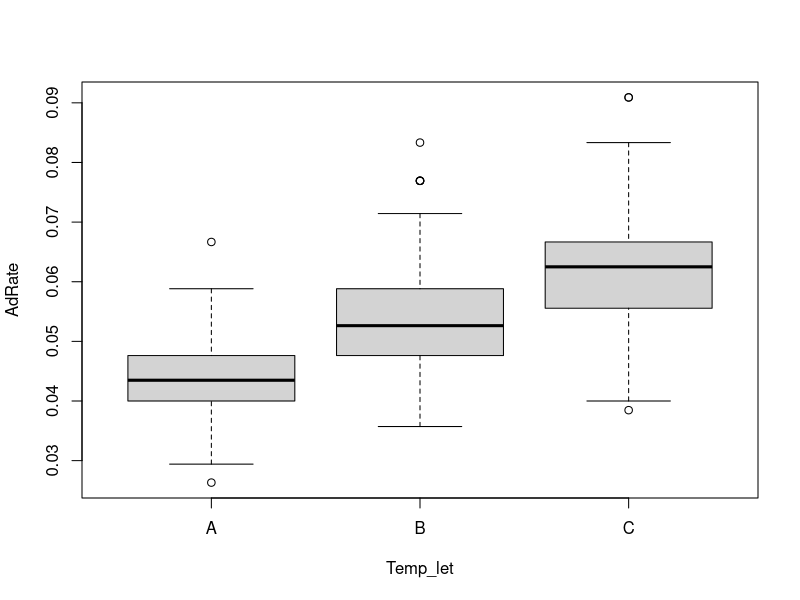
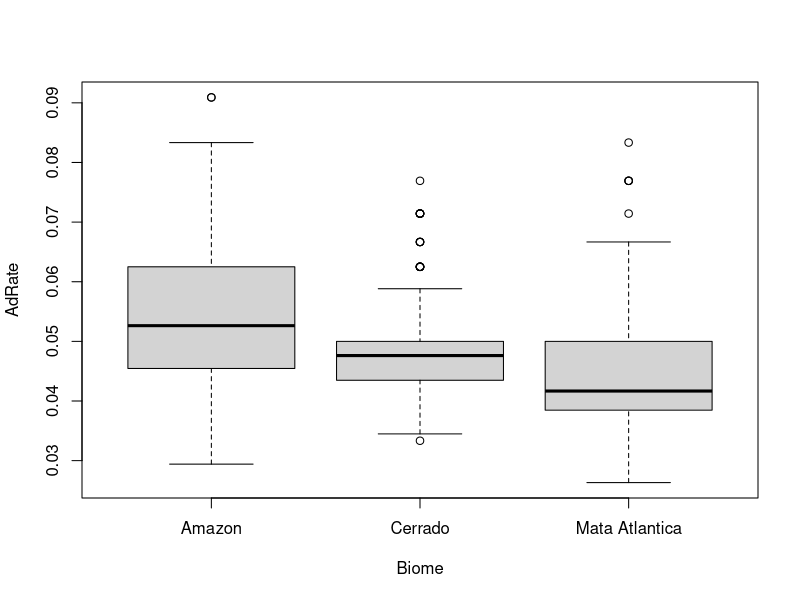
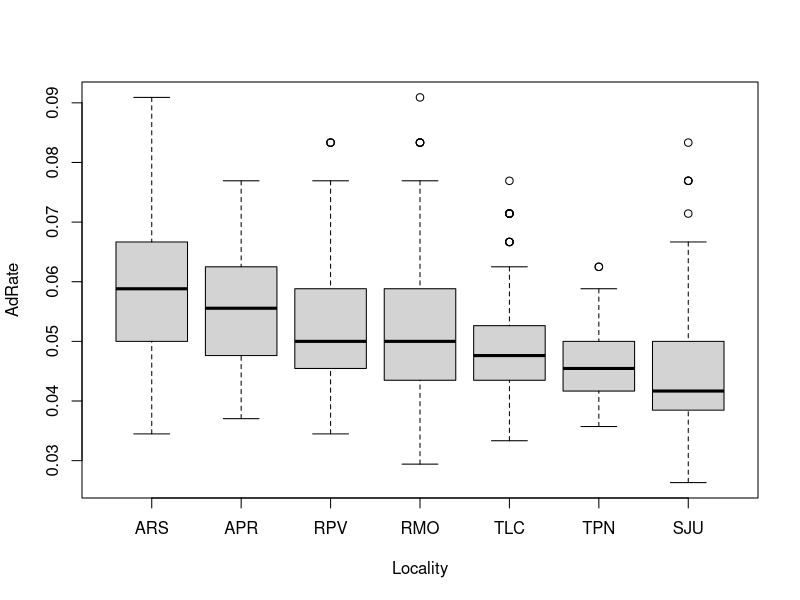

Recreate these plots in R, in order. (Note: this script raises an error after producing the figures.)
## ---- chunk 1
knitr::opts_chunk$set(echo = TRUE)

setwd("C:/Users/vmc04/Documents/GitHub/wingproj/lifehist")
lifehistshort<-read.csv("2017_10_18 Life history shortened.csv", header=TRUE)
lifehistshort$Locality=factor(lifehistshort$Locality, c("ARS","APR","RPV","RMO","TLC","TPN","SJU"))


##nested design in r
boxplot(AdRate~Temp_let, data=lifehistshort)
boxplot(AdRate~Biome, data=lifehistshort)
boxplot(AdRate~Locality, data=lifehistshort)

dotplot(AdRate~Locality|Biome, data=lifehistshort)

res1<-lm(AdRate~ Biome + Biome/Locality, data=lifehistshort)
anova(res1)
TukeyHSD(aov(res1), "Biome")
TukeyHSD(aov(res1), "Biome:Locality")

## effect of temp on proportion surviving by sex and location
lifetot<-read.csv("2017_10_19 Life hist totals for proportion  survived from temp.csv", header=TRUE)
lifetot$Total<-lifetot$Female+lifetot$Male+lifetot$Died
lifetot$PerFem<-lifetot$Female/lifetot$Total
lifetot$PerMal<-lifetot$Male/lifetot$Total
lifetot$Alive<-lifetot$Male+lifetot$Female

table( lifehistshort$Temp_let, lifehistshort$Sex1)
prop.test(table(lifehistshort$Temp_let, lifehistshort$Sex1), correct=FALSE)
#prop.test(table(lifehistshort$Temp_num, lifehistshort$Sex1), correct=FALSE)

table( lifehistshort$Locality, lifehistshort$Sex1)
prop.test(table(lifehistshort$Locality, lifehistshort$Sex1), correct=FALSE)

#library(MASS)
#survtab<-xtabs(Death_stat~Locality+Temp_let, data=lifehistshort)
#loglm(~Locality+Temp_let,survtab)

library(gmodels)
#make separate table
lifecont<-subset(lifehistshort, select=c(5,7,17) )
#CrossTable(lifehistshort$Death_stat, lifehistshort$Temp_let, chisq=TRUE)
#CrossTable(lifetot$Locality, lifetot$Temp, chisq=TRUE)

###WORKS FOR 3 WAY CONTINGENCY
lifecont1<-read.csv("2017_10_19 Life hist totals for proportion  survived from temp1.csv",header=TRUE)
class(lifecont1)
library(dplyr)
### Specify the order of factor levels
### Otherwise, R will alphabetize them
data=mutate(lifecont1, Locality=factor(Locality, levels=unique(Locality)),
            Temperature=factor(Temperature, levels=unique(Temperature)),
            Status=factor(Status, levels=unique(Status)))

data.xtabs=xtabs(Count~Locality+Temperature+Status, data=data)
ftable(data.xtabs)
mantelhaen.test(data.xtabs)

lifecont2<-lifecont1
lifecont2$Biome= ifelse(lifecont2$Locality=="ARS" | "APR", "Amazon", "Mata Atlantica")      
data=mutate(lifecont1, Locality=factor(Locality, levels=unique(Locality)),
            Temperature=factor(Temperature, levels=unique(Temperature)),
            Status=factor(Status, levels=unique(Status)))

data.xtabs=xtabs(Count~Locality+Temperature+Status, data=data)
ftable(data.xtabs)
mantelhaen.test(data.xtabs)
#ind fisher exact tests
#n=dim(data.xtabs)[3]
#for(i in 1:n){
#   Name = dimnames(data.xtabs)[3]$Locality[i]
#   P.value = fisher.test(data.xtabs[,,i])$p.value
#   cat(Name, "\n")
#   cat("Fisher test p-value: ", P.value, "\n")
#   cat("\n")
#  } #insufficient workspace even at 2e6




##glmm
#from Nakagawa et al 2013
library(lme4)
# Fit null model without fixed effects (but including all random effects)
mod_adrate0<-glmer(AdRate~1+(1|Biome)+(1|State), family=binomial, data=lifehistshort)
summary(mod_adrate0)

##body size
#null
mod_wing0<-lmer(Wing.length..mm.~1+(1|Biome)+(1|State), data=lifehistshort)
summary(mod_wing0)
#full
mod_wingf<-lmer(Wing.length..mm.~Sex+Temp_let+Locality+(1|Biome)+(1|State), data=lifehistshort)
summary(mod_wingf)

# AIC and BIC needs to be calcualted with ML not REML in body size models
m0wing <- lmer(Wing.length..mm.~1+(1|Biome)+(1|State), data = lifehistshort, REML = FALSE)
m1wing <- lmer(Wing.length..mm.~Temp_let+(1|Biome)+(1|State), data = lifehistshort, REML = FALSE)
m2wing <- lmer(Wing.length..mm.~Temp_let+Locality+(1|Biome)+(1|State), data = lifehistshort, REML = FALSE)
mFwing <- lmer(Wing.length..mm.~Sex+Temp_let+Locality+(1|Biome)+(1|State), data = lifehistshort, REML = FALSE)

summary(m0wing)
summary(mFwing)
model_wingAIC<-AIC(m0wing,m1wing,m2wing,mFwing)
print(model_wingAIC)

Data <- read.csv("mee3261-sup-0001-DataS1.csv")
m0 <- lmer(BodyL ~ 1 + (1 | Population) + (1 | Container), data = Data)

# Fit alternative model including fixed and all random effects
mF <- lmer(BodyL ~ Sex + Treatment + Habitat + (1 | Population) + (1 | Container), data = Data)

# View model fits for both models
summary(m0)
summary(mF)
m0ML <- lmer(BodyL ~ 1 + (1 | Population) + (1 | Container), data = Data, REML = FALSE)
mFML <- lmer(BodyL ~ Sex + Treatment + Habitat + (1 | Population) + (1 | Container), data = Data, REML = FALSE)

# View model fits for both models fitted by ML
summary(m0ML)
summary(mFML)
## ---- chunk 2
summary(cars)
## ---- chunk 3
plot(pressure)
